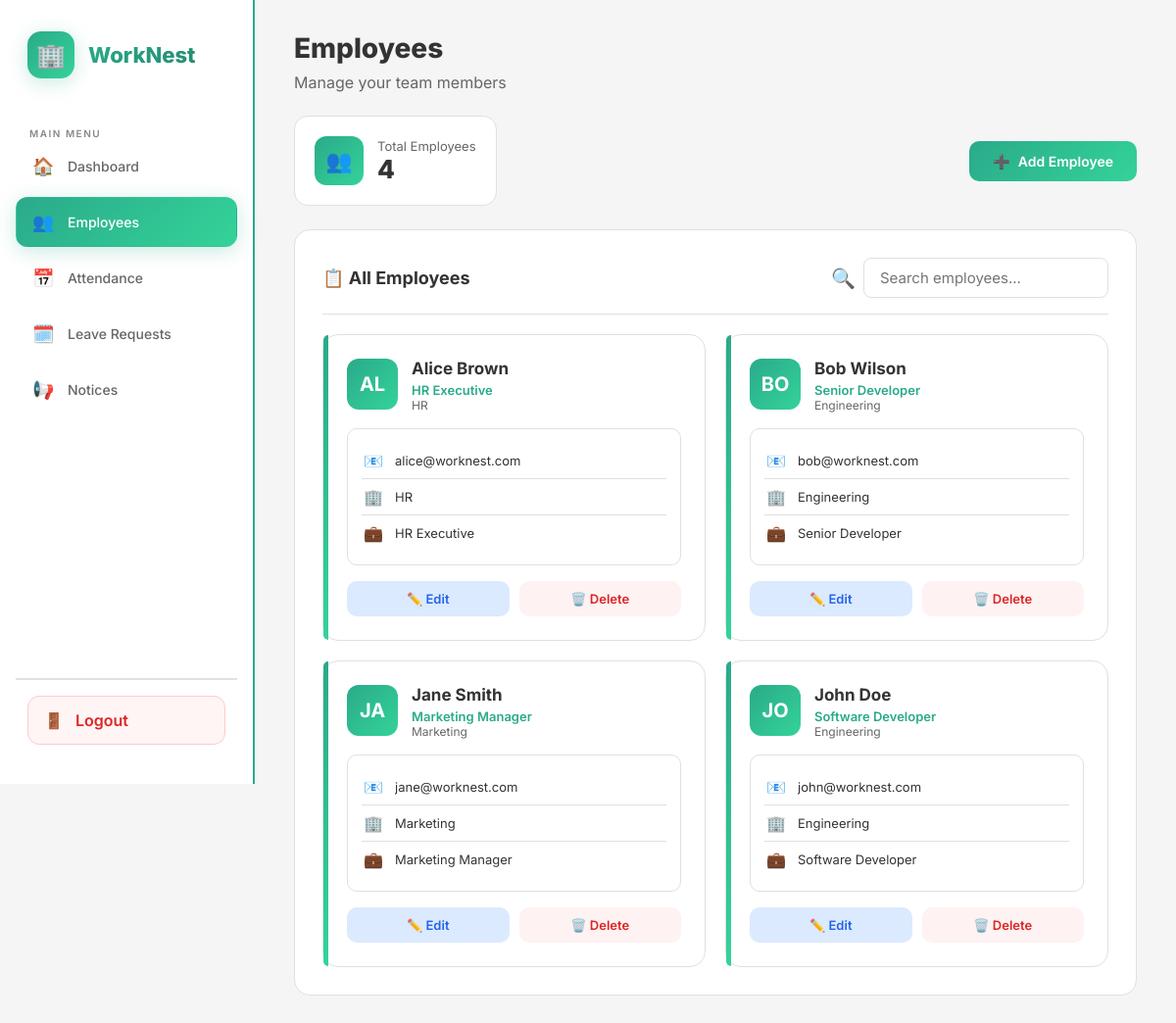
The app's page /admin/employee/employee.php (signed in) with its own data.
### tables this page shows
CREATE TABLE `users` (
    `id` INT(11) UNSIGNED NOT NULL AUTO_INCREMENT,
    `username` VARCHAR(100) NOT NULL,
    `email` VARCHAR(255) NOT NULL,
    `password` VARCHAR(255) NOT NULL,
    `role` ENUM('admin', 'employee') NOT NULL DEFAULT 'employee',
    `department` VARCHAR(100) DEFAULT NULL,
    `position` VARCHAR(100) DEFAULT NULL,
    `status` ENUM('active', 'inactive') NOT NULL DEFAULT 'active',
    `phone` VARCHAR(20) DEFAULT NULL,
    `address` TEXT DEFAULT NULL,
    `profile_image` VARCHAR(255) DEFAULT NULL,
    `date_of_joining` DATE DEFAULT NULL,
    `created_at` TIMESTAMP NOT NULL DEFAULT CURRENT_TIMESTAMP,
    `updated_at` TIMESTAMP NOT NULL DEFAULT CURRENT_TIMESTAMP ON UPDATE CURRENT_TIMESTAMP,
    PRIMARY KEY (`id`),
    UNIQUE KEY `unique_email` (`email`),
    INDEX `idx_users_role` (`role`),
    INDEX `idx_users_status` (`status`),
    INDEX `idx_users_department` (`department`)
);

### admin/employee/employee.php (the view, shortened to what this page needs)
<?php
$pdo = getPDO();
$showForm = false;
$editEmployee = null;
$stmt = $pdo->prepare("SELECT * FROM users WHERE role = 'employee' ORDER BY username ASC");
$stmt->execute();
$employees = $stmt->fetchAll(PDO::FETCH_ASSOC);
$totalEmployees = count($employees);
?>
<!DOCTYPE html>
<html lang="en">
<head>
</head>
<body>
<div class="wrapper">
    <aside class="sidebar" id="sidebar">
        <div class="sidebar-brand">
            <div class="logo-icon">🏢</div>
            <h2>WorkNest</h2>
        </div>
        <nav class="menu">
            <span class="menu-label">Main Menu</span>
            <a href="../dashboard.php"><span class="icon">🏠</span> Dashboard</a>
            <a href="employee.php" class="active"><span class="icon">👥</span> Employees</a>
            <a href="../attendance/attendance.php"><span class="icon">📅</span> Attendance</a>
            <a href="../leave/leave.php"><span class="icon">🗓️</span> Leave Requests</a>
            <a href="../notice/notices.php"><span class="icon">📢</span> Notices</a>
        </nav>
        <div class="sidebar-footer">
            <a href="../../logout.php"><span class="icon">🚪</span> Logout</a>
        </div>
    </aside>
    <main class="main">
        <div class="top-bar">
            <h1 class="page-title">Employees</h1>
        </div>
        <p class="subtitle">Manage your team members</p>
        <div class="page-header-row">
            <div class="summary-cards">
                <div class="summary-card">
                    <div class="card-icon">👥</div>
                    <div class="card-info"><p>Total Employees</p><h2><?= $totalEmployees; ?></h2></div>
                </div>
            </div>
            <?php if (!$editEmployee): ?>
                <button class="btn btn-primary" onclick="toggleForm()" id="addBtn"><span id="btnIcon">➕</span> <span id="btnText">Add Employee</span></button>
            <?php else: ?>
                <a href="employee.php" class="btn btn-secondary">← Back</a>
            <?php endif; ?>
        </div>
        <?php if (!$editEmployee && !$showForm): ?>
        <div class="card" id="listCard">
            <div class="card-header" style="display: flex; align-items: center; justify-content: space-between; gap: 16px; flex-wrap: wrap;">
                <h2 style="margin-bottom: 0;">📋 All Employees</h2>
                <div style="display: flex; align-items: center; gap: 8px;">
                    <span style="font-size: 20px; color: var(--primary-orange);">🔍</span>
                    <input type="text" id="employeeSearch" placeholder="Search employees..." style="padding: 10px 16px; border-radius: 8px; border: 1px solid var(--border-light); font-size: 15px; min-width: 220px;">
                </div>
            </div>
            <?php if (empty($employees)): ?>
                <div class="empty-state"><div class="icon">👥</div><h3>No Employees Yet</h3><p>Add your first employee.</p></div>
            <?php else: ?>
                <div class="employees-grid" id="employeesGrid">
                    <?php foreach ($employees as $emp): ?>
                        <div class="employee-card" data-search="<?= strtolower(htmlspecialchars($emp['username'] . ' ' . $emp['email'] . ' ' . $emp['department'] . ' ' . $emp['position'])); ?>">
                            <div class="employee-header">
                                <div class="employee-avatar"><?= strtoupper(substr($emp['username'], 0, 2)); ?></div>
                                <div class="employee-info">
                                    <div class="employee-name"><?= htmlspecialchars($emp['username']); ?></div>
                                    <div class="employee-position"><?= htmlspecialchars($emp['position'] ?: 'No Position'); ?></div>
                                    <div class="employee-department"><?= htmlspecialchars($emp['department'] ?: 'No Department'); ?></div>
                                </div>
                            </div>
                            <div class="employee-details">
                                <div class="employee-detail"><span class="icon">📧</span><span class="value"><?= htmlspecialchars($emp['email']); ?></span></div>
                                <div class="employee-detail"><span class="icon">🏢</span><span class="value"><?= htmlspecialchars($emp['department'] ?: 'Not Assigned'); ?></span></div>
                                <div class="employee-detail"><span class="icon">💼</span><span class="value"><?= htmlspecialchars($emp['position'] ?: 'Not Assigned'); ?></span></div>
                            </div>
                            <div class="employee-actions">
                                <a href="employee.php?edit=<?= $emp['id']; ?>" class="btn-edit">✏️ Edit</a>
                                <button class="btn-delete" onclick="confirmDelete(<?= $emp['id']; ?>)">🗑️ Delete</button>
                            </div>
                        </div>
                    <?php endforeach; ?>
                </div>
            <?php endif; ?>
        </div>
        <?php endif; ?>
    </main>
</div>
</body>
</html>

### records on screen
users: username "AL", username "Alice Brown", position "HR Executive", department "HR", email "alice@worknest.com"
users: username "BO", username "Bob Wilson", position "Senior Developer", department "Engineering", email "bob@worknest.com"
users: username "JA", username "Jane Smith", position "Marketing Manager", department "Marketing", email "jane@worknest.com"
users: username "JO", username "John Doe", position "Software Developer", department "Engineering", email "john@worknest.com"

### other values on screen
$totalEmployees "4"
